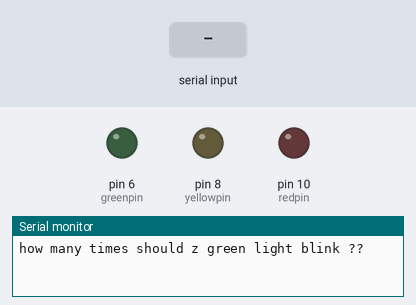
The sketch below on a simulated Arduino Uno, built with avr-gcc and run on an emulated ATmega328P. Parts: output pins drawn as LEDs (lit = HIGH), the last lines printed to the serial monitor. Dashed ring = blinking. Inputs (shaded band) come from the test bench.

Above: at 0.8 s.
0.9 s: "90,45,200\n" received over Serial
At 1.3 s:
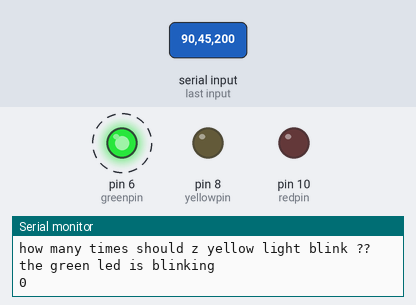
Timing chart, 0 to 9.9 s (numbered marks = the images above; inputs shaded):
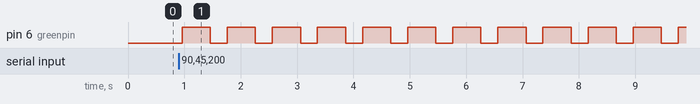

Measured:
- after the input at 0.9 s, pin 6 (greenpin): alternates HIGH for 0.50 s and LOW for 0.30 s, starting after 0.06 s

The sketch:

LED_light.ino
```cpp
int redpin=10;
int yellowpin=8;
int redblink;
int yellowblink;
int redon=500;
int redoff=300;
int yellowon=700;
int yellowoff=100;
int redx;
int redvol;
int yellowvol;
int greenpin=6;
int greenblink;
int greenon=500;
int greenoff=300;

void setup() {

  Serial.begin(9600);
  pinMode(redpin,OUTPUT);
  pinMode(yellowpin,OUTPUT);
  pinMode(greenpin,OUTPUT);

  Serial.println("how many times should z green light blink ??");
  while(Serial.available()==0){}
  greenblink=Serial.parseInt();


  Serial.println("how many times should z red light blink ??");
  while(Serial.available()==0){}
  redblink=Serial.parseInt();

Serial.println("how many times should z yellow light blink ??");
  while(Serial.available()==0){}
  yellowblink=Serial.parseInt();


/**Serial.println("choose a voltage for z yellow light");
 while(Serial.available()==0){}
  yellowvol=Serial.parseInt();

   Serial.println("choose a voltage for z red light");
 while(Serial.available()==0){}
  redvol=Serial.parseInt(); **/


}

void loop() {
 // int redx;
  // int redvol=51 * redx;
 Serial.println("the green led is blinking");
 for(int j=0;j<greenblink ;j++    ){
  Serial.println(j);
  digitalWrite(greenpin,HIGH);
  delay(redon);
  digitalWrite(greenpin,LOW);
  delay(redoff); }

  Serial.println("the yellow led is blinking");
 for(int j=0; j<yellowblink ;j++){
  Serial.println(j);
  digitalWrite(yellowpin,HIGH);
  delay(yellowon);
  digitalWrite(yellowpin,LOW);
  delay(yellowoff);

  Serial.println("the red led is blinking");
 for(int j=0;j<redblink ;j++    ){
  Serial.println(j);
  digitalWrite(redpin,HIGH);
  delay(redon);
  digitalWrite(redpin,LOW);
  delay(redoff);

  }

  }


}
```
